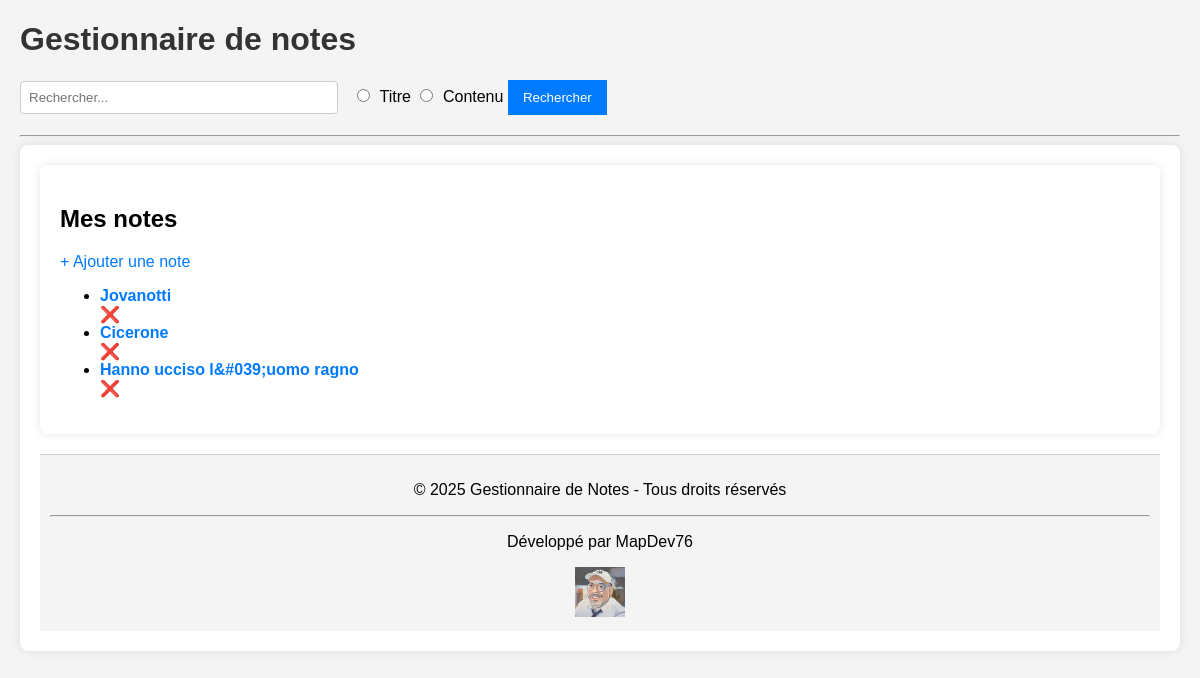
The page / on the database its author committed.
### tables this page shows
CREATE TABLE notes (
    id INTEGER PRIMARY KEY AUTOINCREMENT,
    title TEXT NOT NULL,
    content TEXT NOT NULL,
    created_at DATETIME DEFAULT CURRENT_TIMESTAMP
);

### index.php (called while the page is built)
<?php
require_once __DIR__ . '/routes.php';

### models/noteModel.php (called while the page is built, shortened)
<?php
function getNotes() {
    global $pdo;
    return $pdo->query("SELECT * FROM notes ORDER BY created_at DESC")->fetchAll();
}

### views/notes_list.php (the view, shortened to what this page needs)
<main>
    <h2>Mes notes</h2>
    <a href="index.php?route=notes.create">+ Ajouter une note</a>
    <ul>
        <?php foreach ($notes as $note): ?>
            <li>
                <a href="index.php?route=notes.edit&id=<?= $note['id'] ?>">
                    <b><?= htmlspecialchars($note['title']) ?></b>
                </a>
                <a href="index.php?route=notes.delete&id=<?= $note['id'] ?>" onclick="return confirm('Voulez-vous vraiment supprimer cette note ?')">❌</a>
            </li>
        <?php endforeach; ?>
    </ul>

### style.css (style rules this page uses)
body { font-family: Arial, sans-serif; margin: 20px; background-color: #f4f4f4; }
a { text-decoration: none; color: #007BFF; }
main { background: white; padding: 20px; border-radius: 8px; box-shadow: 0 0 10px rgba(0, 0, 0, 0.1); }

### rows shown on the page
notes: title "Jovanotti"
notes: title "Cicerone"
notes: title "Hanno ucciso l&#039;uomo ragno"
